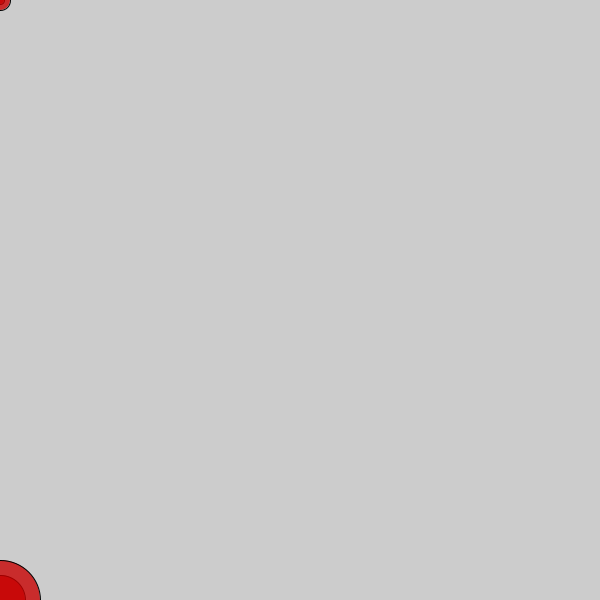
Frame 1 (no input)
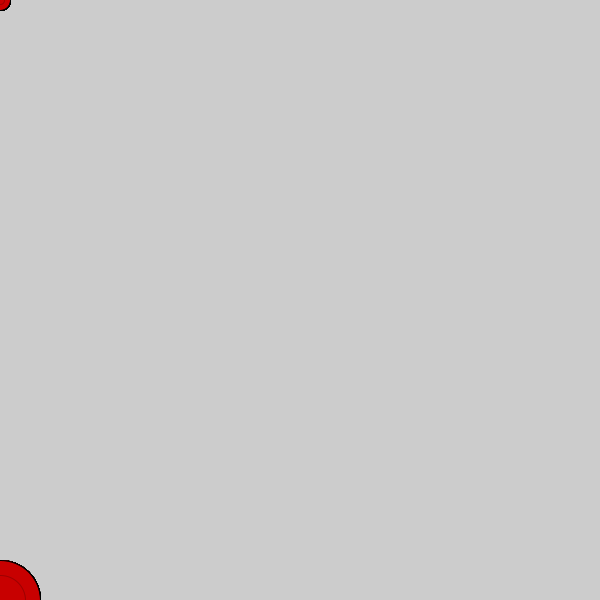
Frame 60 (the mouse pressed at the canvas centre just before this capture)
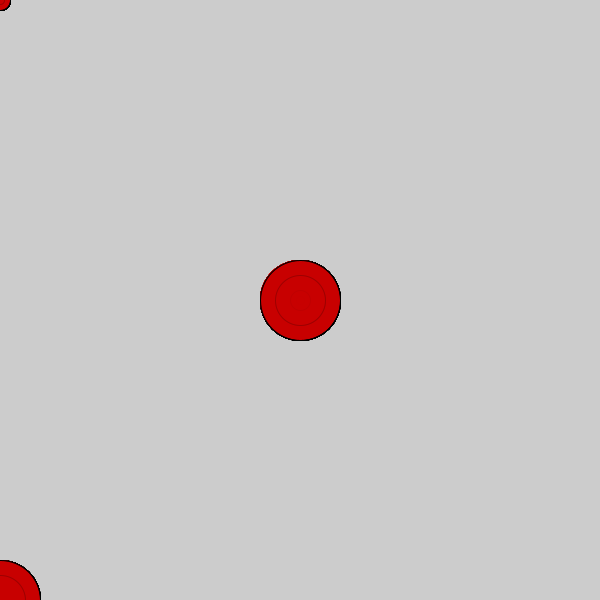
Frame 120 (the mouse held since frame 60 and released just before this capture)

The Processing sketch that drew these frames (run headless with seeded random() and noise(); from frame 60 on, the mouse is pressed at the canvas centre):

// Processing sketch: processing_135443
// ── processing_135443.pde

void setup() {
  size (600, 600);
  colorMode (HSB);
 
 
  }
void draw () {
  fill (400, 255, 200, 200);
  ellipse (mouseX, mouseY, 8, 8);
  ellipse (mouseY, mouseY, 20, 20);
  ellipse (mouseY, width-mouseX, 50, 50);
  ellipse (mouseX, height-mouseX, 80, 80);
 
}
